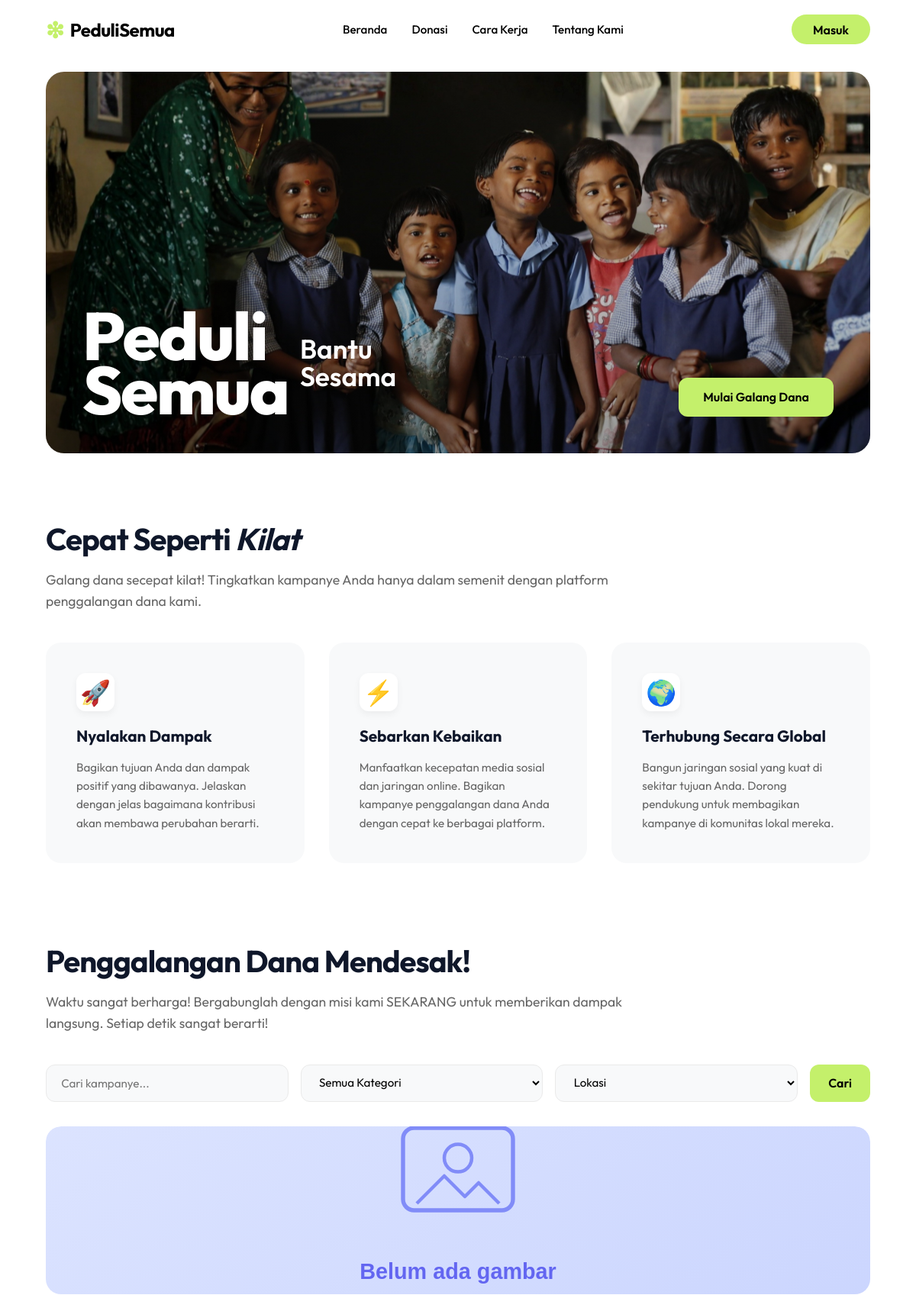
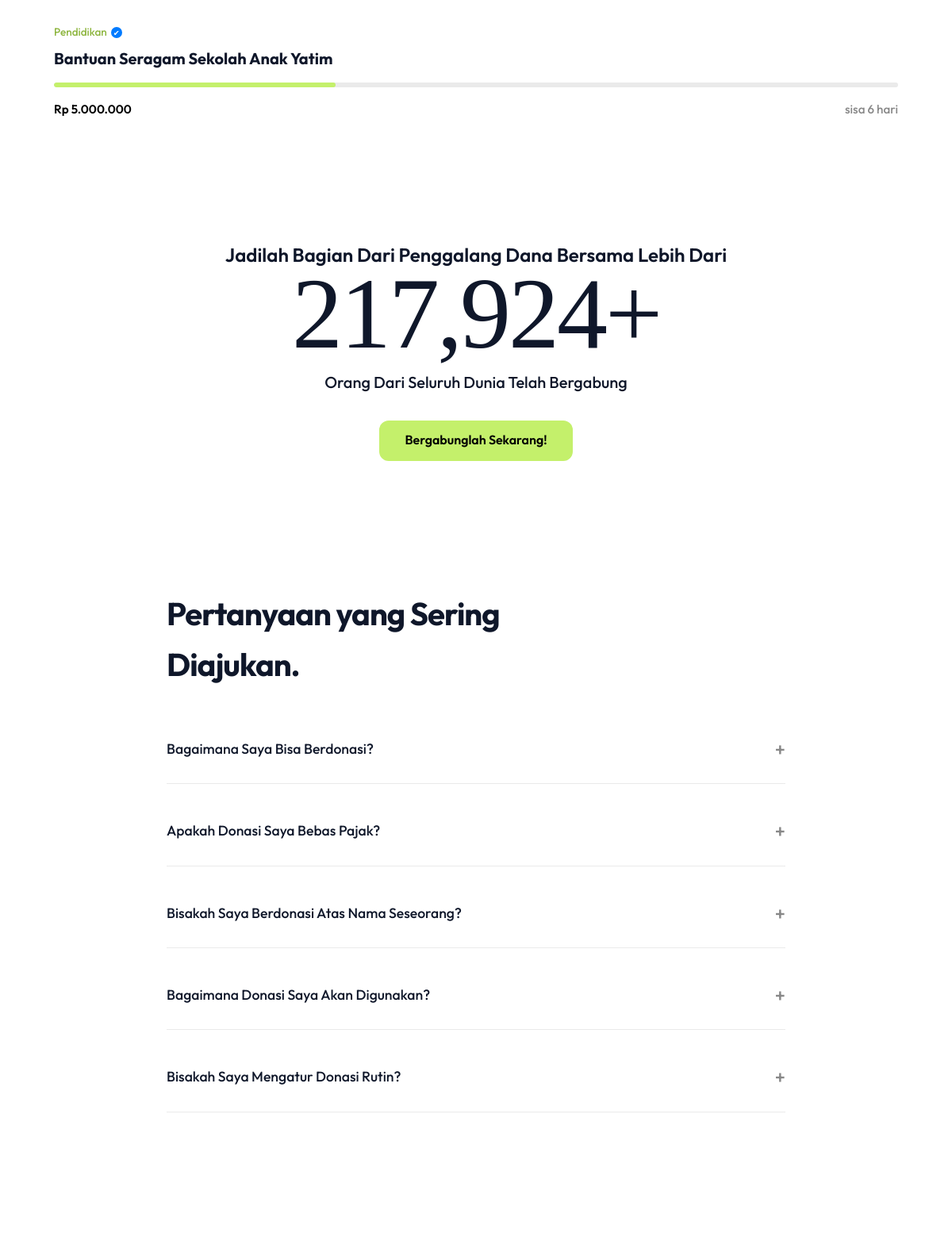
The page / (upper part) on the database its author committed (2 pictures, top to bottom).
### tables this page shows
CREATE TABLE `kampanye` (
  `id` int(11) NOT NULL AUTO_INCREMENT,
  `pengelola_id` int(11) NOT NULL,
  `judul_kampanye` varchar(150) NOT NULL,
  `kategori` enum('Bencana Alam','Pendidikan','Kesehatan','Lingkungan') NOT NULL,
  `lokasi` varchar(100) NOT NULL,
  `deskripsi` text NOT NULL,
  `target_dana` decimal(15,2) NOT NULL,
  `dana_terkumpul` decimal(15,2) DEFAULT 0.00,
  `batas_waktu` date NOT NULL,
  `gambar` varchar(255) NOT NULL DEFAULT 'uploads/placeholder.svg',
  `rekening_donasi` varchar(100) NOT NULL,
  PRIMARY KEY (`id`),
  KEY `pengelola_id` (`pengelola_id`),
  CONSTRAINT `kampanye_ibfk_1` FOREIGN KEY (`pengelola_id`) REFERENCES `users` (`id`) ON DELETE CASCADE
);

### index.php (the view, shortened to what this page needs)
<?php
require 'koneksi.php';
$limit = 6;
$page = isset($_GET['page']) ? (int) $_GET['page'] : 1;
$offset = ($page - 1) * $limit;
$q = isset($_GET['q']) ? $_GET['q'] : '';
$whereClause = "WHERE batas_waktu > NOW()";
$params = [];
$types = "";
$query = "SELECT kampanye.*, users.nama_lengkap as nama_penyelenggara
          FROM kampanye
          JOIN users ON kampanye.pengelola_id = users.id
          $whereClause
          ORDER BY batas_waktu ASC, target_dana ASC
          LIMIT ?, ?";
$stmt = $conn->prepare($query);
$params[] = $offset;
$params[] = $limit;
$types .= "ii";
$stmt->bind_param($types, ...$params);
$stmt->execute();
$result = $stmt->get_result();
$kampanyes = $result->fetch_all(MYSQLI_ASSOC);
?>
<!DOCTYPE html>
<html lang="id">
<head>
    <link rel="stylesheet" href="style.css">
</head>
<body>
    <header>
        <a href="index.php" class="logo"><span class="logo-icon">❇</span> PeduliSemua</a>
        <nav>
            <ul>
                <li><a href="index.php">Beranda</a></li>
                <li><a href="#kampanye">Donasi</a></li>
                <li><a href="#how-it-works">Cara Kerja</a></li>
                <li><a href="#about-us">Tentang Kami</a></li>
            </ul>
        </nav>
        <div>
            <?php if (isset($_SESSION['user_id'])): ?>
                <?php if ($_SESSION['role'] == 'pengelola'): ?>
                    <a href="dashboard_pengelola.php" class="btn-login" style="margin-right: 10px; background: #fff; border: 1px solid #eaeaea;">Dashboard</a>
                <?php else: ?>
                    <a href="riwayat_donasi.php" class="btn-login" style="margin-right: 10px; background: #fff; border: 1px solid #eaeaea;">Riwayat</a>
                <?php endif; ?>
                <a href="logout.php" class="btn-login" style="background:#ff4d4f; color:#fff !important;">Keluar</a>
            <?php else: ?>
                <a href="login.php" class="btn-login">Masuk</a>
            <?php endif; ?>
        </div>
    </header>
    <section class="hero-new container">
        <div class="hero-inner">
            <div class="hero-content">
                <div class="hero-title-container">
                    <div class="huge-fund" style="font-size: 5.5rem; letter-spacing: -2px;">Peduli<br>Semua</div>
                    <div class="help-others">Bantu<br>Sesama</div>
                </div>
                <a href="#kampanye" class="btn-primary">Mulai Galang Dana</a>
            </div>
        </div>
    </section>
    <section class="fast-flash container" id="how-it-works">
        <div class="section-heading">
            <h2>Cepat Seperti <em>Kilat</em></h2>
            <p>Galang dana secepat kilat! Tingkatkan kampanye Anda hanya dalam semenit dengan platform penggalangan dana kami.</p>
        </div>
        <div class="flash-grid">
            <div class="flash-card">
                <div class="icon">🚀</div>
                <h3>Nyalakan Dampak</h3>
                <p>Bagikan tujuan Anda dan dampak positif yang dibawanya. Jelaskan dengan jelas bagaimana kontribusi akan membawa perubahan berarti.</p>
            </div>
            <div class="flash-card">
                <div class="icon">⚡</div>
                <h3>Sebarkan Kebaikan</h3>
                <p>Manfaatkan kecepatan media sosial dan jaringan online. Bagikan kampanye penggalangan dana Anda dengan cepat ke berbagai platform.</p>
            </div>
            <div class="flash-card">
                <div class="icon">🌍</div>
                <h3>Terhubung Secara Global</h3>
                <p>Bangun jaringan sosial yang kuat di sekitar tujuan Anda. Dorong pendukung untuk membagikan kampanye di komunitas lokal mereka.</p>
            </div>
        </div>
    </section>
    <section class="urgent-fund container" id="kampanye">
        <div class="section-heading">
            <h2>Penggalangan Dana Mendesak!</h2>
            <p>Waktu sangat berharga! Bergabunglah dengan misi kami SEKARANG untuk memberikan dampak langsung. Setiap detik sangat berarti!</p>
        </div>
        <form action="index.php#kampanye" method="GET" class="search-filter">
            <input type="text" name="q" placeholder="Cari kampanye..." value="<?php echo htmlspecialchars($q); ?>">
            <select name="kategori">
                <option value="">Semua Kategori</option>
            </select>
            <select name="lokasi">
                <option value="">Lokasi</option>
            </select>
            <button type="submit" class="btn-primary" style="padding: 0.8rem 1.5rem;">Cari</button>
        </form>
        <div class="campaign-grid">
            <?php if (count($kampanyes) > 0): ?>
                <?php foreach ($kampanyes as $k):
                    $progress = ($k['target_dana'] > 0) ? ($k['dana_terkumpul'] / $k['target_dana']) * 100 : 0;
                    $date1 = new DateTime();
                    $date2 = new DateTime($k['batas_waktu']);
                    $interval = $date1->diff($date2);
                    $days_left = $interval->format('%a');
                ?>
                    <a href="detail.php?id=<?php echo $k['id']; ?>" class="campaign-card">
                        <img src="<?php echo htmlspecialchars($k['gambar']); ?>" alt="<?php echo htmlspecialchars($k['judul_kampanye']); ?>" class="card-img" onerror="this.onerror=null;this.src='uploads/placeholder.svg';">
                        <div class="card-body">
                            <span class="card-category"><?php echo htmlspecialchars($k['kategori']); ?> <span class="check-icon">✔</span></span>
                            <h3 class="card-title"><?php echo htmlspecialchars($k['judul_kampanye']); ?></h3>
                            <div class="progress-container">
                                <div class="progress-fill" style="width: <?php echo $progress; ?>%;"></div>
                            </div>
                            <div class="card-stats-row">
                                <div class="stat-left">Rp <?php echo number_format($k['dana_terkumpul'], 0, ',', '.'); ?></div>
                                <div class="stat-right">sisa <?php echo $days_left; ?> hari</div>
                            </div>
                        </div>
                    </a>
                <?php endforeach; ?>
            <?php else: ?>
                <p>Tidak ada kampanye yang ditemukan.</p>
            <?php endif; ?>
        </div>
    </section>
    <section class="large-numbers container" id="about-us">
        <div class="numbers-wrapper">
            <p class="pre-title">Jadilah Bagian Dari Penggalang Dana Bersama Lebih Dari</p>
            <h2 class="huge-number">217,924+</h2>
            <p class="post-title">Orang Dari Seluruh Dunia Telah Bergabung</p>
            <a href="login.php" class="btn-primary">Bergabunglah Sekarang!</a>
        </div>
    </section>
    <section class="faq-section container">
        <h2>Pertanyaan yang Sering<br>Diajukan.</h2>
        <div class="faq-list">
            <div class="faq-item">
                <span>Bagaimana Saya Bisa Berdonasi?</span>
                <span class="faq-plus">+</span>
            </div>
            <div class="faq-item">
                <span>Apakah Donasi Saya Bebas Pajak?</span>
                <span class="faq-plus">+</span>
            </div>
            <div class="faq-item">
                <span>Bisakah Saya Berdonasi Atas Nama Seseorang?</span>
                <span class="faq-plus">+</span>
            </div>
            <div class="faq-item">
                <span>Bagaimana Donasi Saya Akan Digunakan?</span>
                <span class="faq-plus">+</span>
            </div>
            <div class="faq-item">
                <span>Bisakah Saya Mengatur Donasi Rutin?</span>
                <span class="faq-plus">+</span>
            </div>
        </div>
    </section>
</body>
</html>

### rows shown on the page
kampanye: kategori "Pendidikan", judul_kampanye "Bantuan Seragam Sekolah Anak Yatim", target_dana 1.5e+07 (drawn), dana_terkumpul "5.000.000"
